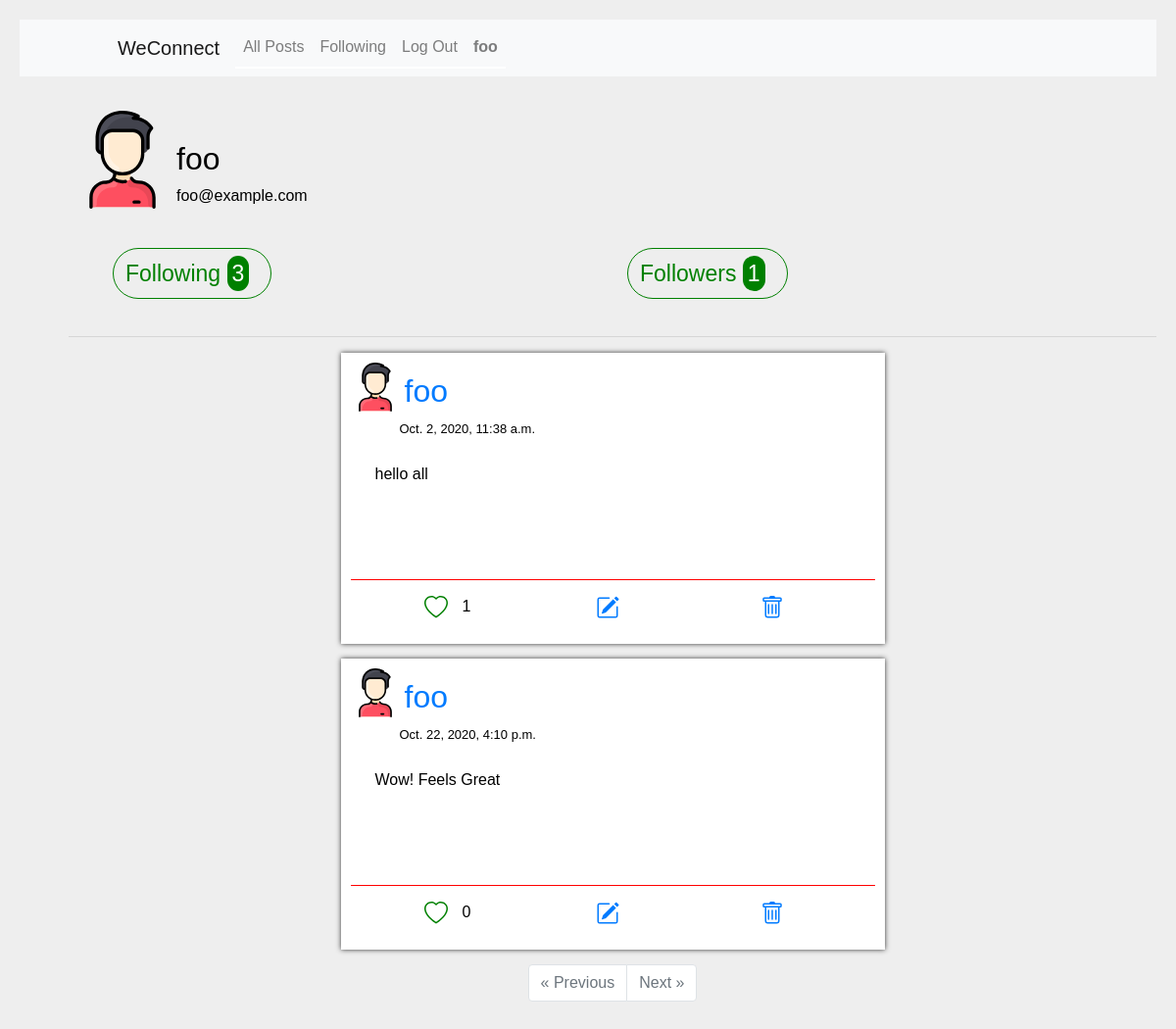
The page /me (signed in) on the database as committed earlier.
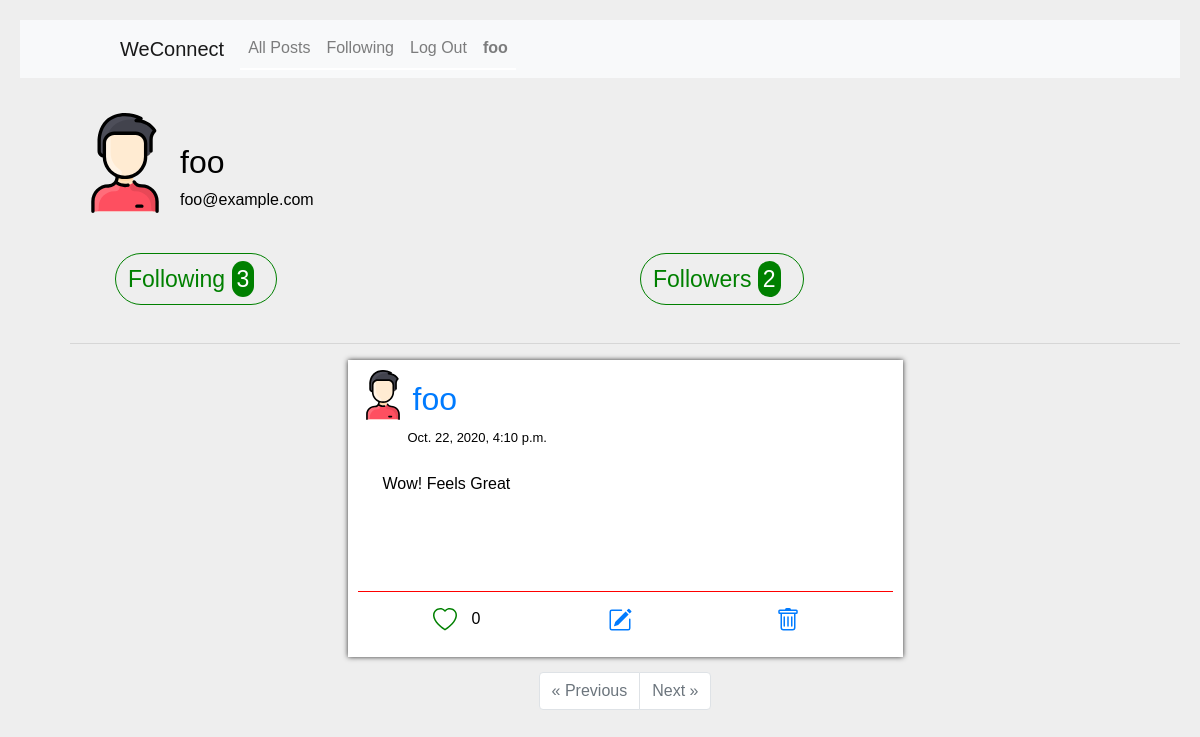
The same page on the database as committed later.
### network/models.py (models this page shows, shortened)
class Posts(models.Model):
	id = models.AutoField(primary_key=True)
	creator = models.ForeignKey("User",related_name="profile",on_delete=models.CASCADE)
	content = models.CharField(blank=False, max_length=1000)
	timestamp = models.DateTimeField(auto_now_add=True)
	likes = models.IntegerField(default=0)
	likedby = models.ManyToManyField("User",related_name="likers",blank=True)

class User(AbstractUser):
    following = models.ManyToManyField("self",symmetrical=False,related_name="followers",blank=True)
    pass

### network/views.py (the view)
# urls.py: path("me",views.me,name="me"),
def me(request):
    me=request.user.username
    pro=User.objects.get(username=me)
    email=pro.email
    posts=pro.profile.all()
    followers=pro.followers.all()
    following=pro.following.all()
    my_liked=pro.likers.all()
    return render(request,"network/profile.html",{
        "name":me,
        "email":email,
        "post":posts,
        "followers":followers,
        "following":following,
        "my_liked":my_liked
        })

### network/templates/network/profile.html (shortened to what this page needs)
{% extends "network/layout.html" %}
{% block body %}
	<div class="containeer">
	    <div class="one">
	        <img src="/media/person.svg" class="person"/>
		    <div class="up">
	    		<span class="user_name">{{name}}</span>
		    </div>
		</div>
		&emsp;&emsp;&emsp;&emsp;&emsp;{{email}}
		<div class="container">
			<div class="row">
				<div class="col here">
					<span class="bundle"><span class="lists">Following</span> <span class="num">{{following|length}}</span></span>
				</div>
				<div class="col here">
					<span class="bundle"><span class="lists">Followers</span> <span class="num">{{followers|length}}</span></span>
				</div>
			</div>
		</div>
	</div>
	<hr>
    {% for item in post %}
        <div class="post">
            <div class="one">
                <a href="/profile/{{item.creator}}">
                    <img src="/media/person.svg" class="person"/>
                </a>
                <div class="up">
                    <a href="/profile/{{item.creator}}">
                        <span class="creator">{{item.creator}}</span>
                    </a>
                    <div class="timestamp">{{item.timestamp}}</div>
                </div>
            </div>
            <div class="content">{{item.content}}<br>
            </div>
            <div class="container">
                <div class="row post_actions">
                    <div class="col" type="button" data-toogle="tooltip" data-placement="bottom" title="Like post">
                        {%if item in my_liked%}
                            <div class="actions liked" data-press="{{item.id}}" data-status="liked"><img src="/media/liked.svg" class="react"/>{{item.likes}}</div>
                        {% else %}
                            <div class="actions not_liked" data-press="{{item.id}}" data-status="not_liked"><img src="/media/not_liked.svg" class="react"/>
                            {{item.likes}}</div>
                        {% endif %}
                    </div>
                    <span class="col edit actions" type="button" data-toogle="tooltip" data-placement="bottom" title="Edit post">
                        <a href="/edit/?psid={{item.id}}">
                        </a>
                    </span>
                    <span class="col delete actions" type="button" data-toogle="tooltip" data-placement="bottom" title="delete Post">
                        <a href="/delete/{{item.id}}">
                        </a>
                    </span>
                </div>
            </div>
        </div>
    {% endfor %}
	<nav aria-label="Page navigation example">
	  <ul class="pagination justify-content-center">
	    {% if post.has_previous %}
	    <li class="page-item">
	      <a class="page-link" href="?page={{post.previous_page_number}}" aria-label="Previous">
	        <span aria-hidden="true">&laquo;</span> Previous
	      </a>
	    </li>
	    {% else %}
	    <li class="page-item disabled">
	      <a class="page-link" href="#" aria-label="Previous">
	        <span aria-hidden="true">&laquo;</span> Previous
	      </a>
	    </li>
	    {% endif %}
	    {% if post.has_next %}
	    <li class="page-item">
	      <a class="page-link" href="?page={{post.next_page_number}}" aria-label="Next">Next
	        <span aria-hidden="true">&raquo;</span>
	      </a>
	    </li>
	    {% else %}
	    <li class="page-item disabled">
	      <a class="page-link" href="#" aria-label="Next">Next
	        <span aria-hidden="true">&raquo;</span>
	      </a>
	    </li>
	    {% endif %}
	  </ul>
	</nav>
{% endblock %}

Rows that differ between the two databases and show on the page:
removed Posts: creator "foo", timestamp "Oct. 2, 2020, 11:38 a.m.", content "hello all", likes "1"
Other text that changed with them:
{{ followers|length }}: "1" → "2"
